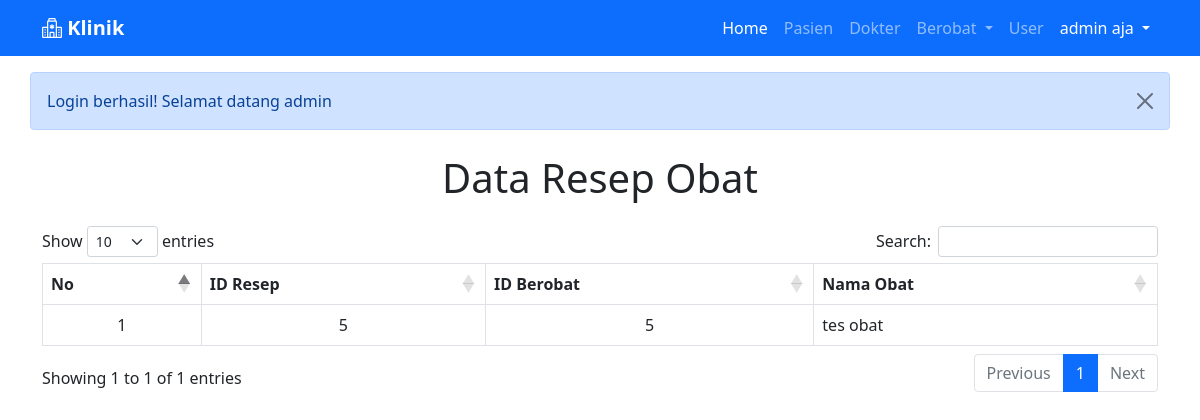
Page /resep_obat.php (signed in) on the earlier database version.
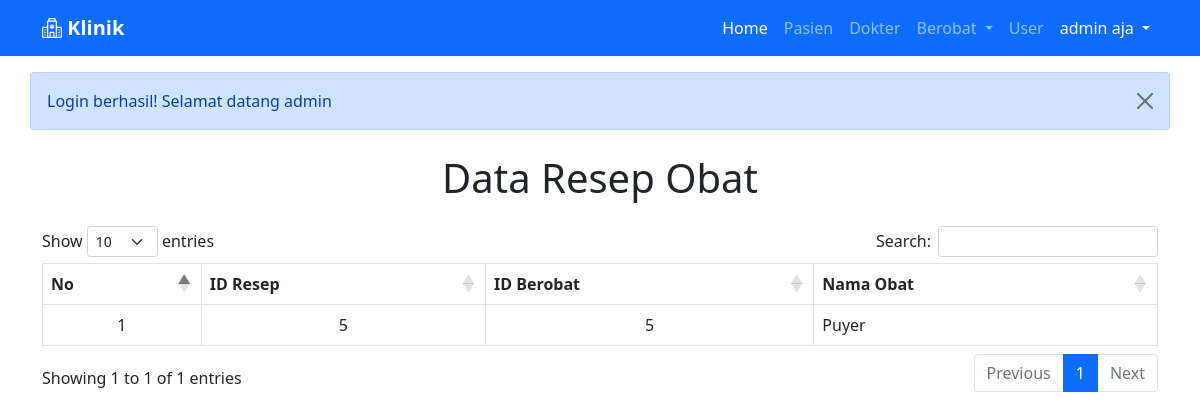
Same page on the later database version.
### tables this page shows
CREATE TABLE `resep_obat` (
  `id_resep` int(11) NOT NULL,
  `id_berobat` int(11) DEFAULT NULL,
  `id_obat` int(5) DEFAULT NULL
);

CREATE TABLE `obat` (
  `id_obat` int(5) NOT NULL,
  `nama_obat` varchar(100) NOT NULL
);

CREATE TABLE `berobat` (
  `id_berobat` int(11) NOT NULL,
  `id_pasien` int(5) DEFAULT NULL,
  `id_dokter` int(5) DEFAULT NULL,
  `tgl_berobat` date NOT NULL,
  `keluhan_pasien` varchar(200) NOT NULL,
  `hasil_diagnosa` varchar(200) NOT NULL,
  `penatalaksana` enum('Rawat Jalan','Rawat Inap','Rujuk','Lainnya') NOT NULL
);

### resep_obat.php (the view)
<?php include "layout/_header.php"; ?>
<div class="container">
    <h1 class="text-center my-4">Data Resep Obat</h1>
    <div class="table-responsive">
        <table class="table table-bordered table-hover nowrap" id="example">
            <thead>
                <tr class="text-center">
                    <th>No</th>
                    <th>ID Resep</th>
                    <th>ID Berobat</th>
                    <th>Nama Obat</th>
                </tr>
            </thead>
            <tbody>
                <?php
                $no = 1;
                $sql = "SELECT * FROM resep_obat ";
                $sql .= "INNER JOIN berobat ON resep_obat.id_berobat = berobat.id_berobat ";
                $sql .= "INNER JOIN obat ON resep_obat.id_obat = obat.id_obat";
                $query = mysqli_query($koneksi, $sql);
                while ($resep_obat = mysqli_fetch_array($query)) {
                    if ($resep_obat != NULL) {
                ?>
                        <tr>
                            <td class="text-center"><?= $no++ ?></td>
                            <td class="text-center"><?= $resep_obat['id_resep'] ?></td>
                            <td class="text-center"><?= $resep_obat['id_berobat'] ?></td>
                            <td><?= $resep_obat['nama_obat'] ?></td>
                        </tr>
                    <?php } else { ?>
                        <tr>
                            <td class="text-center">Data masih kosong</td>
                        </tr>
                <?php }
                } ?>
            </tbody>
        </table>
    </div>
</div>
<?php include "layout/_footer.php"; ?>

Differences in the rows shown:
changed through a linked row, resep_obat id 5: id_obat.nama_obat "tes obat" → "Puyer"
